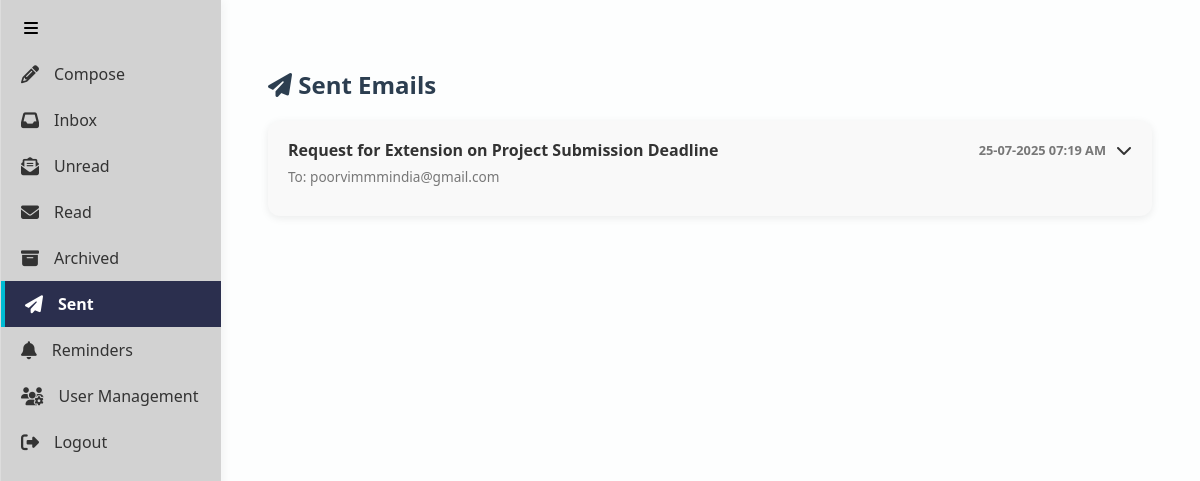
Page /sent (signed in) on the earlier database version.
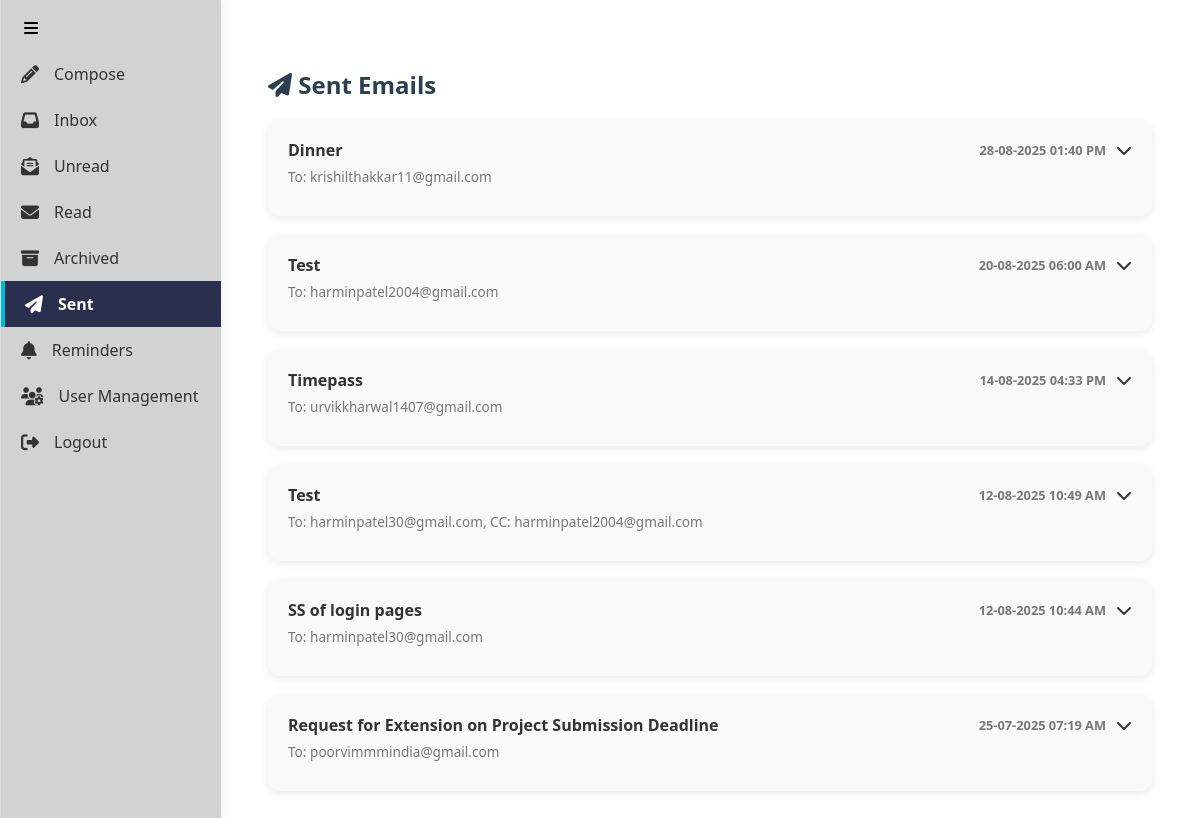
Same page on the later database version.
### models.py (models this page shows)
class SentEmail(Base):
    __tablename__ = 'sent_emails'
    id = Column(Integer, primary_key=True)
    to = Column(String, nullable=False)
    cc = Column(String, nullable=True)
    bcc = Column(String, nullable=True)
    subject = Column(String)
    body = Column(Text)
    attachments = Column(Text, nullable=True)
    sent_at = Column(DateTime, default=datetime.utcnow)
    attachments = Column(String)

### app.py (the view)
@app.route('/sent')
@login_required
def sent():
    session = Session()
    sent_emails = session.query(SentEmail).order_by(SentEmail.sent_at.desc()).all()
    return render_template("sent.html", sent_emails=sent_emails,active_page='sent')

### app.py (called while the page is built)
@login_manager.user_loader
def load_user(user_id):
    session = Session()
    user = session.query(User).get(int(user_id))
    if user:
        session.expunge(user)  # Detach object from session
        print(f"Loaded user {user.email} is_admin={user.is_admin}")
    else:
        print(f"No user found for id {user_id}")
    session.close()
    return user

### templates/sent.html (shortened to what this page needs)
<!DOCTYPE html>
<html lang="en">
<head>
  <link rel="stylesheet" href="{{ url_for('static', filename='style.css') }}">
  <link rel="stylesheet" href="https://cdnjs.cloudflare.com/ajax/libs/font-awesome/6.4.0/css/all.min.css">
</head>
<body>
  <div class="sidebar" id="sidebar">
    <div class="toggle-sidebar" onclick="toggleSidebar()">
      <i class="fas fa-bars"></i>
    </div>
    <a href="{{ url_for('compose') }}" class="sidebar-btn {% if active_page == 'compose' %}active{% endif %}"
      title="Compose">
      <i class="fas fa-pencil-alt"></i><span>Compose</span>
    </a>
    <a href="/" class="sidebar-btn {% if active_page == 'inbox' %}active{% endif %}" title="Inbox">
      <i class="fas fa-inbox"></i><span>Inbox</span>
    </a>
    <a href="/?filter=unread" class="sidebar-btn {% if active_page == 'unread' %}active{% endif %}" title="Unread">
      <i class="fas fa-envelope-open-text"></i><span>Unread</span>
    </a>
    <a href="/?filter=read" class="sidebar-btn {% if active_page == 'read' %}active{% endif %}" title="Read">
      <i class="fas fa-envelope"></i><span>Read</span>
    </a>
    <a href="/?filter=archived" class="sidebar-btn {% if active_page == 'archived' %}active{% endif %}"
      title="Archived">
      <i class="fas fa-archive"></i><span>Archived</span>
    </a>
    <a href="{{ url_for('sent') }}" class="sidebar-btn {% if active_page == 'sent' %}active{% endif %}" title="Sent">
      <i class="fas fa-paper-plane"></i><span>Sent</span>
    </a>
    <a href="{{ url_for('reminders') }}" class="sidebar-btn {% if active_page == 'reminder' %}active{% endif %}"
      title="Reminders">
      <i class="fas fa-bell"></i><span>Reminders</span>
    </a>
    {% if current_user.is_authenticated and current_user.is_admin %}
    <a href="{{ url_for('user_management') }}" class="sidebar-btn">
      <i class="fas fa-users-cog"></i><span>User Management</span>
    </a>
    {% endif %}
    <a href="{{ url_for('logout') }}" class="sidebar-btn logout" title="Logout">
      <i class="fas fa-sign-out-alt"></i><span>Logout</span>
    </a>
  </div>
  <div class="main-content">
    <div class="top-bar">
      <h2><i class="fas fa-paper-plane"></i> Sent Emails</h2>
    </div>
    {% for email in sent_emails %}
    <div class="email-card" id="email-{{ email.id }}">
      <div class="email-header" onclick="toggleEmail(this)">
        <h3>{{ email.subject }}</h3>
        <div class="header-right">
          <span class="sent-time">
            {{ email.sent_at.strftime('%d-%m-%Y %I:%M %p') if email.sent_at else '—' }}
          </span>
          <i class="fas fa-chevron-down"></i>
        </div>
      </div>
      <div class="email-meta">
        To: {{ email.to }}{% if email.cc %}, CC: {{ email.cc }}{% endif %}
      </div>
    </div>
    {% endfor %}
  </div>
</body>
</html>

Differences in the rows shown:
added SentEmail: subject "Dinner", sent_at "28-08-2025 01:40 PM", to "krishilthakkar11@gmail.com"
added SentEmail: subject "Test", sent_at "20-08-2025 06:00 AM", to "harminpatel2004@gmail.com"
added SentEmail: subject "Timepass", sent_at "14-08-2025 04:33 PM", to "urvikkharwal1407@gmail.com"
added SentEmail: subject "Test", sent_at "12-08-2025 10:49 AM", to "harminpatel30@gmail.com", cc "harminpatel2004@gmail.com"
added SentEmail: subject "SS of login pages", sent_at "12-08-2025 10:44 AM", to "harminpatel30@gmail.com"
